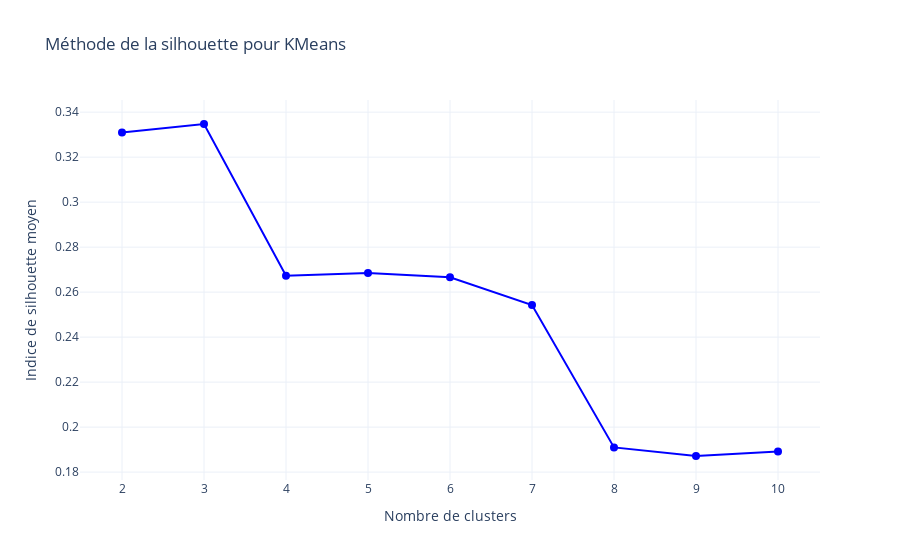

Notebook code cell kept with this figure:
### Markdown cell above
Principe : calculer le score pour chaque nb de cluster. Cela permet de connaitre le nombre de cluster optimal

### Code cell
#calculer tous les silhouette score
silhouette_scores = {}
for n_clusters in range(2, 11):
    kmeans, label, _ = t.kmeans_clustering(df_standardise, n_clusters)
    score = silhouette_score(df_standardise, label)
    silhouette_scores[n_clusters] = score

#Afficher le silhouette score
t.display_silhouette_scores(silhouette_scores, 'KMeans')

#nombre optimal de cluster = n_clusters
n_clusters = [k for k, v in silhouette_scores.items() if v == max(silhouette_scores.values())][0]

### Figure 1 — Plotly figure (JSON) as saved in the notebook; plotly's stock layout.template omitted (floating-point values rounded to 4 significant figures)
{"data": [{"line": {"color": "blue"}, "marker": {"size": 8}, "mode": "lines+markers", "name": "Silhouette Score", "type": "scatter", "x": [2, 3, 4, 5, 6, 7, 8, 9, 10], "y": [0.331, 0.3347, 0.2673, 0.2685, 0.2666, 0.2543, 0.191, 0.1872, 0.1891]}], "layout": {"title": {"text": "Méthode de la silhouette pour KMeans"}, "xaxis": {"title": {"text": "Nombre de clusters"}}, "yaxis": {"title": {"text": "Indice de silhouette moyen"}}}}
